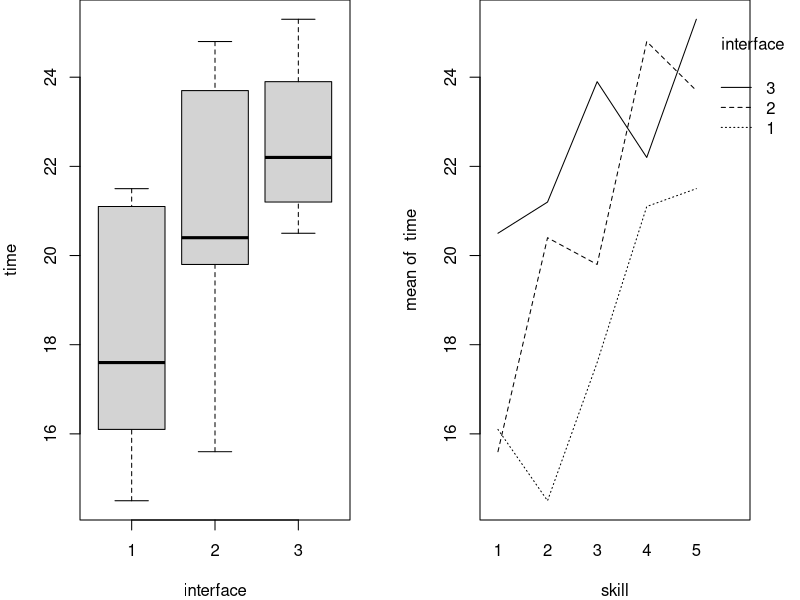
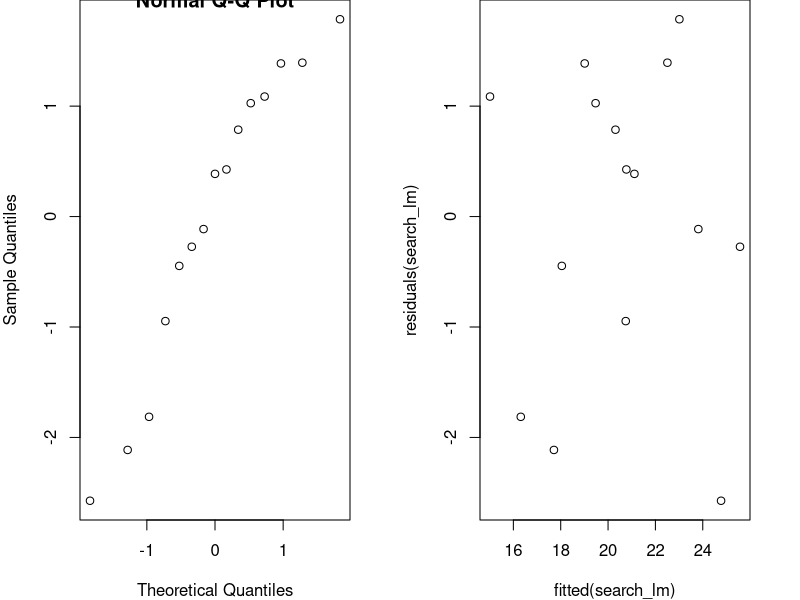

Write R code to recreate these figures, in order. (Note: this script raises an error after producing the figures.)
## ---- chunk 1
I <- 3; B <- 5; N <- 1
for(i in 1:B) 
    print(sample(1:(N * I)))
## ---- chunk 2
data_search <- read.table("search.txt", header=TRUE)

par(mfrow=c(1, 2), mar = c(4, 4, 0, 2.5))
data_search$interface <- as.factor(data_search$interface)
data_search$skill <- as.factor(data_search$skill)

boxplot(time~interface, data=data_search)
with(data_search, interaction.plot(skill, interface, time))
## ---- chunk 3
search_lm <- lm(time ~ interface + skill, data=data_search)
res <- anova(search_lm)
p_value <- res$Pr
res
## ---- chunk 4
coef <- summary(search_lm)$coefficients[, "Estimate"]
coef
## ---- chunk 5
par(mfrow=c(1, 2))
qqnorm(residuals(search_lm))
plot(fitted(search_lm), residuals(search_lm))
## ---- chunk 6
p_value <- friedman.test(time, interface, skill, data=data_search)$p.value
## ---- chunk 7
search_oneway_lm <- lm(time~interface, data=data_search)
res <- anova(search_oneway_lm)
p_value <- res$Pr[1]
res
